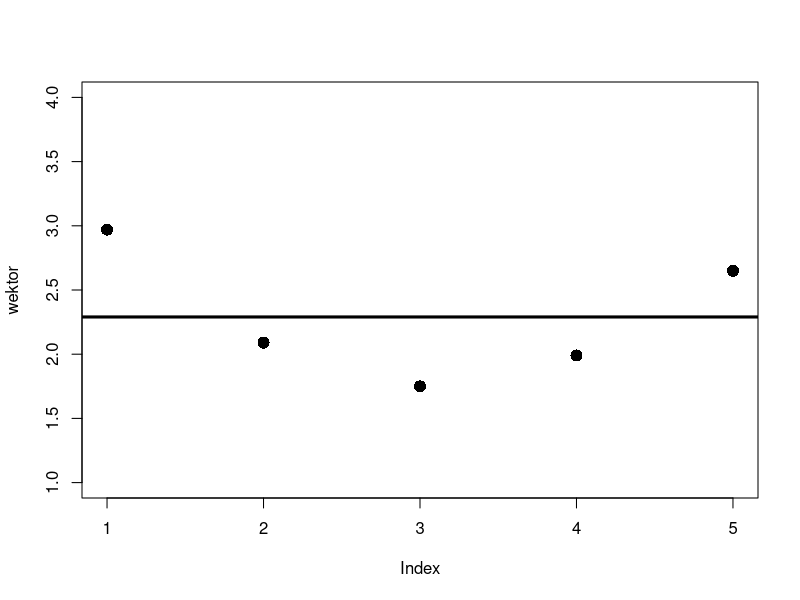

R code for this plot:
#2+2
# tworzę wektor danych:
(wektor = c(2.97, 2.09, 1.75, 1.99, 2.65))

plot(wektor, ylim= c(1,4), pch = 16, cex = 1.6)
abline(h=mean(wektor), lwd = 3)
var(wektor)
